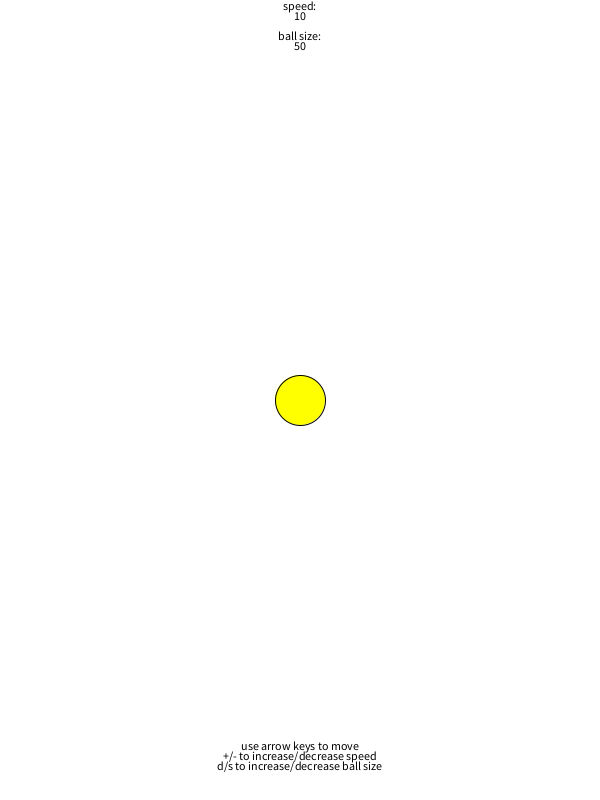
Frame 1 (no input)
Frame 60 (the mouse pressed at the canvas centre just before this capture): identical to frame 1, image omitted
Frame 120 (the mouse held since frame 60 and released just before this capture): identical to frame 1, image omitted

The Processing sketch that drew this single still picture (run headless with seeded random() and noise(); from frame 60 on, the mouse is pressed at the canvas centre):

// Processing sketch: processing_29875
// ── processing_29875.pde

int x;
int y;
int speed;
int diam;
 
void setup (){
  size(600,800);
  smooth();
  x=width/2;
  y=height/2;
  speed=10; 
  diam=50;
}
 
 
void draw(){
   
   
  background(255);
  fill(0);
  textAlign(CENTER);
  text("use arrow keys to move", width/2, height-50);
  text("+/- to increase/decrease speed", width/2, height-40);
  text("d/s to increase/decrease ball size", width/2, height-30);
  text(speed, width/2, height-height+20);
  text("speed:", width/2, height-height+10);
  text(diam, width/2, height-height+50);
  text("ball size:", width/2, height-height+40);
  fill(255,255,0);
  ellipse(x,y,diam,diam);
 
if (x>width-diam/2){
 x=width-diam/2;
}
if (y>height-diam/2){
 y=height-diam/2;
}
if (x<diam/2){
 x=diam/2;
}
if (y<diam/2){
 y=diam/2;
}
if (speed<1){
 speed=1;
} 
if (speed>100){
 speed=100;
} 
if (diam<11){
 diam=10;
} 
if (diam>200){
 diam=200;
} 
else
if (keyPressed){
   if (keyCode == RIGHT) {
    x=x+speed;   
   }
  if (keyCode == LEFT) {
    x=x-speed;   
   }
  if (keyCode == UP) {
    y=y-speed;   
   }
  if (keyCode == DOWN) {
    y=y+speed;   
   }
  if (key == '+') {
    speed=speed+1;   
   }
  if (key == '-') {
    speed=speed-1;   
   }
  if (key == 'd') {
    diam=diam+10;   
   }
  if (key == 's') {
    diam=diam-10;   
   }
}
}
